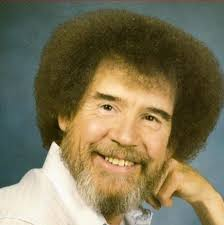
#> input picture Model/datasets/bob.jpg, 224 x 225 px, found by its file name
$ jupyter execute --allow-errors celebrity_classifier_2.ipynb   (shell and % lines are left out)
#> lines starting #> are read from the running program, lines starting #| are printed output that depends on the picture
[cell 1]
import pandas as pd
import numpy as np
import matplotlib
import matplotlib.pyplot as plt
import cv2

[cell 2]
img = cv2.imread('/Users/ritesh/Animal_Recongnition/Model/datasets/ross/bob.jpg')
#> img is the input picture: shape (225, 224, 3); mean B, G, R 86.6, 116.5, 125.6
img.shape
#> Out = (225, 224, 3)

[cell 3]
plt.imshow(img)

[cell 4]
gray = cv2.cvtColor(img, cv2.COLOR_BGR2GRAY)
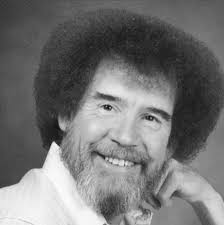
#> gray: shape (225, 224); min 8, max 254, mean 115.8
gray

[cell 5]
plt.imshow(gray, cmap='gray')

[cell 6]
face_cascade = cv2.CascadeClassifier('/Users/ritesh/Animal_Recongnition/Model/open_cv/haarcascades/haarcascade_frontalface_default.xml')
eye_cascade = cv2.CascadeClassifier('/Users/ritesh/Animal_Recongnition/Model/open_cv/haarcascades/haarcascade_eye.xml')

faces = face_cascade.detectMultiScale(gray, 1.2,10)
#> faces = [[61, 60, 130, 130]]
faces
#> Out = [[61, 60, 130, 130]]

[cell 7]
(x,y,w,h) = faces[0]
#> x = 61; y = 60; w = 130; h = 130
x,y,w,h
#> Out = (61, 60, 130, 130)

[cell 8]
face_img = cv2.rectangle(img, (x,y), (x+w,y+h),(255,0,0),2)
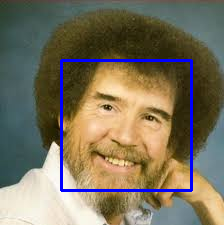
#> face_img: shape (225, 224, 3); mean B, G, R 92.5, 113.4, 121.9
plt.imshow(face_img)

#> (a cell that did not finish here is left out)

#> (a cell that did not finish here is left out)

[cell 11]
def get_cropped_image_if_2_eyes(image_path):
    img = cv2.imread(image_path)
    gray = cv2.cvtColor(img, cv2.COLOR_BGR2GRAY)
    faces = face_cascade.detectMultiScale(gray, 1.3, 5)
#> faces = [[61, 62, 128, 128]]
    for (x,y,w,h) in faces:
        roi_gray = gray[y:y+h, x:x+w]
        roi_color = img[y:y+h, x:x+w]
        eyes = eye_cascade.detectMultiScale(roi_gray)
        if len(eyes) >= 2:
            return roi_color
#> this loop made 1 pass
#> (x, y, w, h, eyes) on pass 1: (61, 62, 128, 128, [[30, 29, 32, 32], [77, 44, 26, 26]])
#> pass 1, in get_cropped_image_if_2_eyes, `roi_gray = gray[y:y+h, x:x+w]`:
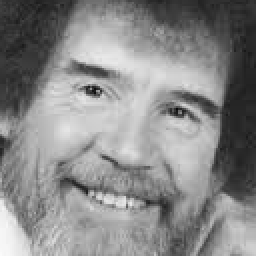
#> roi_gray: shape (128, 128) (shown 2 times larger); min 8, max 251, mean 136.5
#> pass 1, in get_cropped_image_if_2_eyes, `roi_color = img[y:y+h, x:x+w]`:
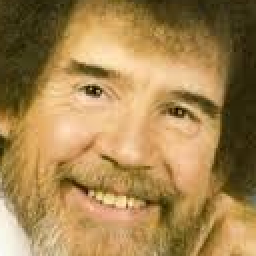
#> roi_color: shape (128, 128, 3) (shown 2 times larger); mean B, G, R 80.6, 132.6, 165.7

[cell 12]
original_image = cv2.imread('/Users/ritesh/Animal_Recongnition/Model/test_img/bob.jpg')
plt.imshow(original_image)

[cell 13]
cropped_image = get_cropped_image_if_2_eyes('/Users/ritesh/Animal_Recongnition/Model/test_img/bob.jpg')
plt.imshow(cropped_image)

[cell 14]
path_to_data = "/Users/ritesh/Animal_Recongnition/Model/datasets/"
path_to_cropped_data = "/Users/ritesh/Animal_Recongnition/Model/datasets/cropped/"

[cell 15]
import os
img_dirs = []
for entry in os.scandir(path_to_data):
    if entry.is_dir():
        img_dirs.append(entry.path)

[cell 16]
img_dirs

[cell 17]
import shutil
if os.path.exists(path_to_cropped_data):
     shutil.rmtree(path_to_cropped_data)
os.mkdir(path_to_cropped_data)

[cell 18]
import os

img_dir = '/Users/ritesh/Animal_Recongnition/Model/datasets/ross'
#> (the rest of this cell did not finish here and is left out)

[cell 19]
cropped_image_dirs = []
celebrity_file_names_dict = {}
for img_dir in img_dirs:
    count = 1
    celebrity_name = img_dir.split('/')[-1]
    celebrity_file_names_dict[celebrity_name] = []
    for entry in os.scandir(img_dir):
        roi_color = get_cropped_image_if_2_eyes(entry.path)
        if roi_color is not None:
            cropped_folder = path_to_cropped_data + celebrity_name
            if not os.path.exists(cropped_folder):
                os.makedirs(cropped_folder)
                cropped_image_dirs.append(cropped_folder)
                print("Generating cropped images in folder: ",cropped_folder)
            cropped_file_name = celebrity_name + str(count) + ".png"
            cropped_file_path = cropped_folder + "/" + cropped_file_name
            cv2.imwrite(cropped_file_path, roi_color)
            celebrity_file_names_dict[celebrity_name].append(cropped_file_path)
            count += 1

[cell 20]
import numpy as np
import pywt
import cv2

def w2d(img, mode='haar', level=1):
#> called with mode = 'db1', level = 5
    imArray = img
    #Datatype conversions
    #convert to grayscale
    imArray = cv2.cvtColor( imArray,cv2.COLOR_RGB2GRAY )
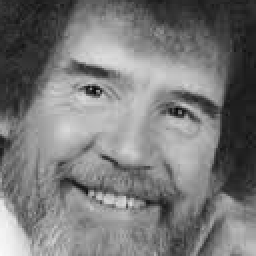
#> imArray: shape (128, 128) (shown 2 times larger); min 3, max 250, mean 120.8
    #convert to float
    imArray =  np.float32(imArray)
    imArray /= 255;
    # compute coefficients
    coeffs=pywt.wavedec2(imArray, mode, level=level)
#> coeffs = 6 items

    #Process Coefficients
    coeffs_H=list(coeffs)
#> coeffs_H = 6 items
    coeffs_H[0] *= 0;

    # reconstruction
    imArray_H=pywt.waverec2(coeffs_H, mode);
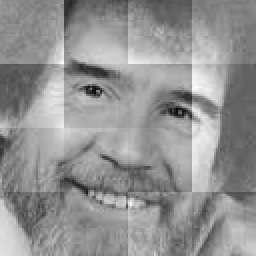
#> imArray_H: shape (128, 128) float32 (shown 2 times larger); min -0.631, max 0.464, mean -4.66e-10; drawn with min black and max white
    imArray_H *= 255;
    imArray_H =  np.uint8(imArray_H)
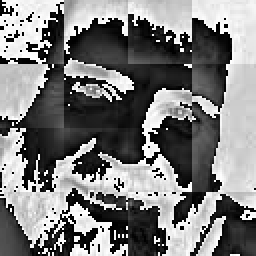
#> imArray_H: shape (128, 128) (shown 2 times larger); min 0, max 255, mean 124.1

    return imArray_H

[cell 21]
im_har = w2d(cropped_image,'db1',5)
plt.imshow(im_har, cmap='gray')

[cell 22]
celebrity_file_names_dict

[cell 23]
class_dict = {}
count = 0
for celebrity_name in celebrity_file_names_dict.keys():
    class_dict[celebrity_name] = count
    count = count + 1
class_dict
